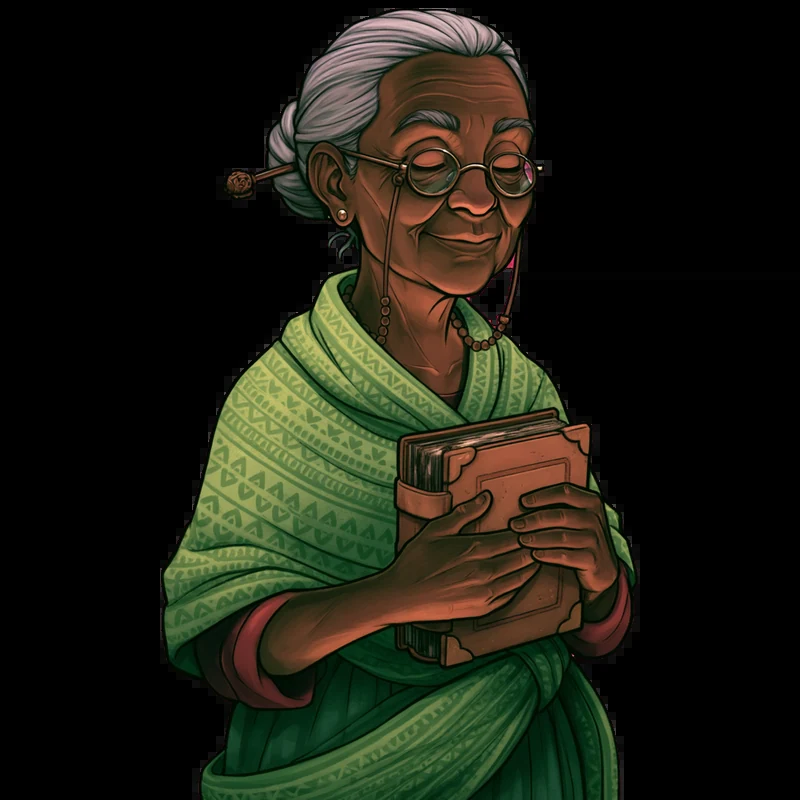
#> input picture infra/rabbit-art/imports/codex/bust-ama-blink.webp, 800 x 800 px
$ python -i tourists.py   (imports and definitions only)
#> lines starting #> are read from the running program, lines starting #| are printed output that depends on the picture
"""White Rabbit Key's cruise passengers on the island (rabbit/scene.js crowdItems): the painted figures, two frames
each, scaled to the island and laid out as one sheet with its manifest.

    python3 infra/rabbit-art/tourists.py FOLDER_OR_ZIP [--out rabbit/art/tourists] [--still p05 ...] [--size p03=0.95 ...]
                                         [--raw] [--partial]
    python3 infra/rabbit-art/tourists.py pirates.zip --set pirates     # the Black Sequence's crew -> rabbit/art/ships/crew-pirate.*

The folder (or the zip, anywhere in it) holds <id>-a and <id>-b for every figure below, as WebP or PNG, each on the
full painted canvas (1024 x 1536, the soles on the baseline y=1456, the figure round x=512), and metrics.json with each
figure's bodyHeight there (soles to the top of the head). Both frames of a figure are scaled as whole canvases by one
factor, its height on the island over its bodyHeight, so they line up to the pixel: nothing is trimmed or fitted on its
own. At the island painting's own resolution a grown-up is 38 px tall, p03 in his wheelchair and the girl p12 28 px,
the boy p04 26 px (TARGET); the guides' bodyHeight is smaller than the passengers', to leave room for their flags.
Frames come cut out on transparent, or still on their flat background, which is keyed out here as paint.py does; what
the cut left of the magenta key goes either way, also where the painter shaded it towards hot pink (between an arm and
the body). --raw takes the magenta originals in raw/ instead of the cut-outs. --still names figures whose second frame
jumps at the game's size: they stand still on their first until the pair is repaired. --partial builds without
missing figures. Where each figure touches the ground (soles, wheels, the tip of a stick) is measured for its contact
shadows. The sheet holds UNIT pixels to the world unit, sharp on a 4K screen zoomed in."""
import argparse
import io
import json
import os
import re
import sys
import zipfile

from PIL import Image, ImageChops, ImageFilter

REPO = os.path.abspath(os.path.join(os.path.dirname(__file__), "..", ".."))
OUT = os.path.join(REPO, "rabbit", "art", "tourists")
UNIT = 5                    # sheet pixels to the world unit
PX_PER_UNIT = 2138 / 900    # the island painting's pixels to the world unit
ADULT_TARGET = 38           # a grown-up at the painting's resolution, soles to the top of the head (16 world units)
TARGET = {"p03": 28, "p04": 26, "p12": 28}
CANVAS, ANCHOR = (1024, 1536), (512, 1456)
BODY = {"p03": 950, "p04": 900, "p12": 960, "guide-dryrun": 1067, "guide-queen": 1066}   # if metrics.json is not there
ADULT_BODY = 1300
COLS = 12
MAGENTA = (255, 0, 255)
# the passengers as they are painted: how each is seen, and which way they look (-1 left, 1 right)
FIGURES = [("p01", "back", -1), ("p02", "back", -1), ("p03", "side", -1), ("p04", "back", -1),
           ("p05", "back", 1), ("p06", "back", 1), ("p07", "back", 1), ("p08", "back", 1),
           ("p09", "front", -1), ("p10", "front", -1), ("p11", "front", 1), ("p12", "front", 1),
           ("p13", "side", -1), ("p14", "side", -1), ("p15", "side", 1), ("p16", "side", 1)]
GUIDES = {"expedition": ("guide-dryrun", "front", 1), "liner": ("guide-queen", "front", -1)}   # MS Dry Run, Queen Mempool
# the pirates of the Black Sequence (--set pirates): they never land, the game stands them on their ship's deck
# (ships.json "pirate" deck points) and their captain at her place; one pirate for each trick the ship tries
CREW = [("k01", "back", -1), ("k02", "back", -1), ("k03", "back", 1), ("k04", "back", 1),
        ("k05", "front", -1), ("k06", "front", -1), ("k07", "front", 1), ("k08", "front", 1)]
CAPTAINS = {"pirate": ("captain-pirates", "front", -1)}
SETS = {"tourists": (FIGURES, GUIDES, "tourists", OUT),
        "pirates": (CREW, CAPTAINS, "crew-pirate", os.path.join(REPO, "rabbit", "art", "ships"))}


# [6 lines left out: function key, not called in this run]


def files(src, raw=False):
    """frame -> (where it lies, bytes) for every picture in the folder or the zip, wherever it lies in it (the cut-outs,
    or with raw the magenta originals in raw/; never the check pictures), and metrics.json if it is there."""
    out, metrics = {}, {}

    # [9 lines left out: function take, not called in this run]
    if zipfile.is_zipfile(src):
        with zipfile.ZipFile(src) as z:
            for n in sorted(z.namelist()):
                if not n.endswith("/"):
                    take(n, lambda n=n: z.read(n))
    else:
        for d, dirs, fs in os.walk(src):
            dirs.sort()
            for b in sorted(fs):
                p = os.path.join(d, b)
                take(os.path.relpath(p, src), lambda p=p: open(p, "rb").read())
    return out, metrics


# [82 lines left out: functions keyed, pink, rgba, contacts, scaled, pair_change, not called in this run]


def build(src, out=None, still=(), size=None, partial=False, raw=False, what="tourists"):
    """The sheet and its manifest; returns the manifest, notes on what looks wrong, and per figure how tall it stands
    on the island (world units) and how much changes between its frames at that size."""
    size = size or {}
    figures, guides, sheet_name, out0 = SETS[what]
    out = out or out0
    pics, metrics = files(src, raw)
    if not metrics:
        print("note: no metrics.json, so the bodyHeights are the ones the prompt asked for")
    todo = [(i, v, f, None) for i, v, f in figures] + [(n, v, f, s) for s, (n, v, f) in guides.items()]
    got, notes, used, info = [], [], set(), {}
    for name, view, face, ship in todo:
        fr = {}
        for x in "ab":
            k = key(f"{name}-{x}")
            if k in pics:
                used.add(k)
                fr[x], held = rgba(pics[k][1])
                if fr[x].size != CANVAS:
                    sys.exit(f"{name}-{x}: {fr[x].size[0]}x{fr[x].size[1]}, not the full {CANVAS[0]}x{CANVAS[1]} canvas")
                if held > 0.002:
                    notes.append(f"{name}-{x}: {held:.1%} of the figure was key colour the cut left in, now keyed out")
        if len(fr) < 2:
            miss = f"{name}-a and {name}-b" if not fr else f"{name}-{'b' if 'a' in fr else 'a'}"
            if not partial:
                sys.exit(f"missing: {miss} (.webp or .png); --partial builds without")
            if not fr:
                notes.append(f"{name}: missing, left out")
                continue
            notes.append(f"{miss}: missing, so {name} stands still")
        m = metrics.get(name) or {}
        if m and (tuple(m.get("canvas", CANVAS)) != CANVAS or tuple(m.get("anchor", ANCHOR)) != ANCHOR):
            sys.exit(f"{name}: metrics.json puts it on another canvas or anchor ({m.get('canvas')}, {m.get('anchor')})")
        body = float(m.get("bodyHeight") or BODY.get(name, ADULT_BODY))
        px = TARGET.get(name, ADULT_TARGET) * size.get(name, 1.0)   # at the painting's resolution
        k = UNIT * px / PX_PER_UNIT / body
        a, kx, ky = scaled(fr.get("a", fr.get("b")), k)
        b = a if name in still or len(fr) < 2 else scaled(fr["b"], k)[0]
        change, low = pair_change(a, b, (ANCHOR[1] - 0.45 * body) * ky)
        if b is not a and low > 0.1:
            notes.append(f"{name}: {low:.0%} of what changes between -a and -b is in the legs, so it may jump")
        info[name] = {"tall": round(px / PX_PER_UNIT, 1), "change": round(change, 3), "low": round(low, 3), "still": b is a}
        cs = [[round(x * kx, 1), round(y * ky, 1), round(max(0.5, hw * kx), 1)] for x, y, hw in contacts(fr.get("a", fr.get("b")), body)]
        if not cs:
            sys.exit(f"{name}: nothing touches the ground")
        got.append((name, view, face, ship, a, b, [ANCHOR[0] * kx, ANCHOR[1] * ky], cs))
    if sum(1 for g in got if not g[3]) < min(6, len(figures)):
        sys.exit("too few figures for a group")
    cw = max(g[4].width for g in got) + 2
    ch = max(g[4].height for g in got) + 2
    cells = [c for g in got for c in ((g[4],) if g[5] is g[4] else (g[4], g[5]))]
    rows = -(-len(cells) // COLS)
    sheet = Image.new("RGBA", (cw * COLS, ch * rows), (0, 0, 0, 0))
    man = {"src": sheet_name + ".webp", "cols": COLS, "cell": [cw, ch], "unit": UNIT, "figures": [], "guides": {}}
    c = 0
    for name, view, face, ship, a, b, ft, cs in got:
        ia = c
        for im in (a,) if b is a else (a, b):
            sheet.paste(im, ((c % COLS) * cw + 1, (c // COLS) * ch + 1))   # cells never overlap: as they are, alpha and all
            c += 1
        entry = {"id": name, "view": view, "face": face, "a": ia, "b": ia if b is a else ia + 1,
                 "foot": [round(ft[0] + 1, 1), round(ft[1] + 1, 1)], "contacts": [[x + 1, y + 1, hw] for x, y, hw in cs]}
        if ship:
            man["guides"][ship] = entry
        else:
            man["figures"].append(entry)
    left = sorted(p for k, (p, _) in pics.items() if k not in used)
    if left:
        notes.append("not used: " + ", ".join(left))
    os.makedirs(out, exist_ok=True)
    buf = io.BytesIO()
    sheet.save(buf, "WEBP", lossless=True, quality=100, method=6)   # lossless: the two frames of a figure match to the pixel
    open(os.path.join(out, sheet_name + ".webp"), "wb").write(buf.getvalue())
    with open(os.path.join(out, sheet_name + ".json"), "w", encoding="utf-8") as fh:
        json.dump(man, fh, indent=1)
        fh.write("\n")
    return man, notes, info


# [17 lines left out: function main, not called in this run]


# [2 lines not run here, left out]

>>> import cv2
>>> picture = cv2.imread('imports/codex/bust-ama-blink.webp', cv2.IMREAD_GRAYSCALE)
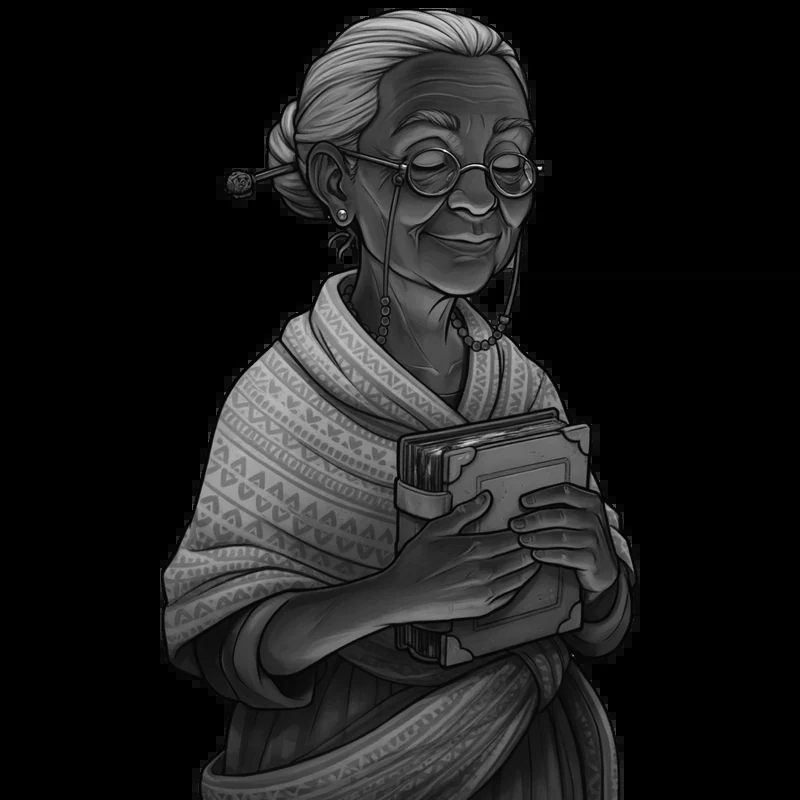
#> picture: shape (800, 800); min 0, max 254, mean 27.9
>>> result = build(picture)
#> (the run stopped early here; a loop or call above may not have finished)
